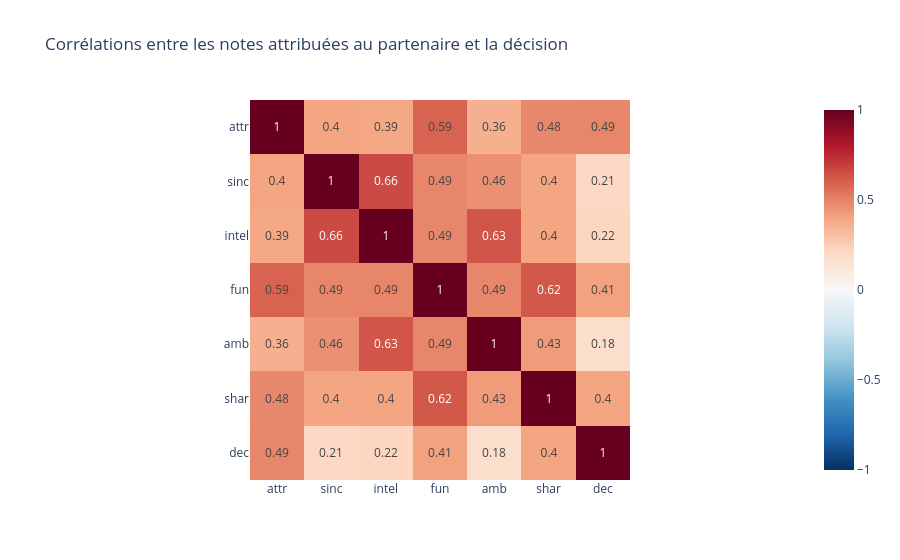

Notebook cell for this chart:
### Code cell
matrice = df[notes + ["dec"]].corr().round(2)

fig = px.imshow(matrice,
                text_auto=True,
                color_continuous_scale="RdBu_r",
                zmin=-1, zmax=1,
                title="Corrélations entre les notes attribuées au partenaire et la décision")
fig.show()

### Figure 1 — Plotly figure (JSON) as saved in the notebook; plotly's stock layout.template omitted (floating-point values rounded to 4 significant figures)
{"data": [{"coloraxis": "coloraxis", "hovertemplate": "x: %{x}<br>y: %{y}<br>color: %{z}<extra></extra>", "name": "0", "texttemplate": "%{z}", "type": "heatmap", "x": ["attr", "sinc", "intel", "fun", "amb", "shar", "dec"], "xaxis": "x", "y": ["attr", "sinc", "intel", "fun", "amb", "shar", "dec"], "yaxis": "y", "z": [[1.0, 0.4, 0.39, 0.59, 0.36, 0.48, 0.49], [0.4, 1.0, 0.66, 0.49, 0.46, 0.4, 0.21], [0.39, 0.66, 1.0, 0.49, 0.63, 0.4, 0.22], [0.59, 0.49, 0.49, 1.0, 0.49, 0.62, 0.41], [0.36, 0.46, 0.63, 0.49, 1.0, 0.43, 0.18], [0.48, 0.4, 0.4, 0.62, 0.43, 1.0, 0.4], [0.49, 0.21, 0.22, 0.41, 0.18, 0.4, 1.0]]}], "layout": {"coloraxis": {"autocolorscale": false, "cmax": 1, "cmin": -1, "colorscale": [[0, "rgb(5,48,97)"], [0.1, "rgb(33,102,172)"], [0.2, "rgb(67,147,195)"], [0.3, "rgb(146,197,222)"], [0.4, "rgb(209,229,240)"], [0.5, "rgb(247,247,247)"], [0.6, "rgb(253,219,199)"], [0.7, "rgb(244,165,130)"], [0.8, "rgb(214,96,77)"], [0.9, "rgb(178,24,43)"], [1, "rgb(103,0,31)"]]}, "title": {"text": "Corrélations entre les notes attribuées au partenaire et la décision"}, "xaxis": {"anchor": "y", "constrain": "domain", "domain": [0, 1], "scaleanchor": "y"}, "yaxis": {"anchor": "x", "autorange": "reversed", "constrain": "domain", "domain": [0, 1]}}}
